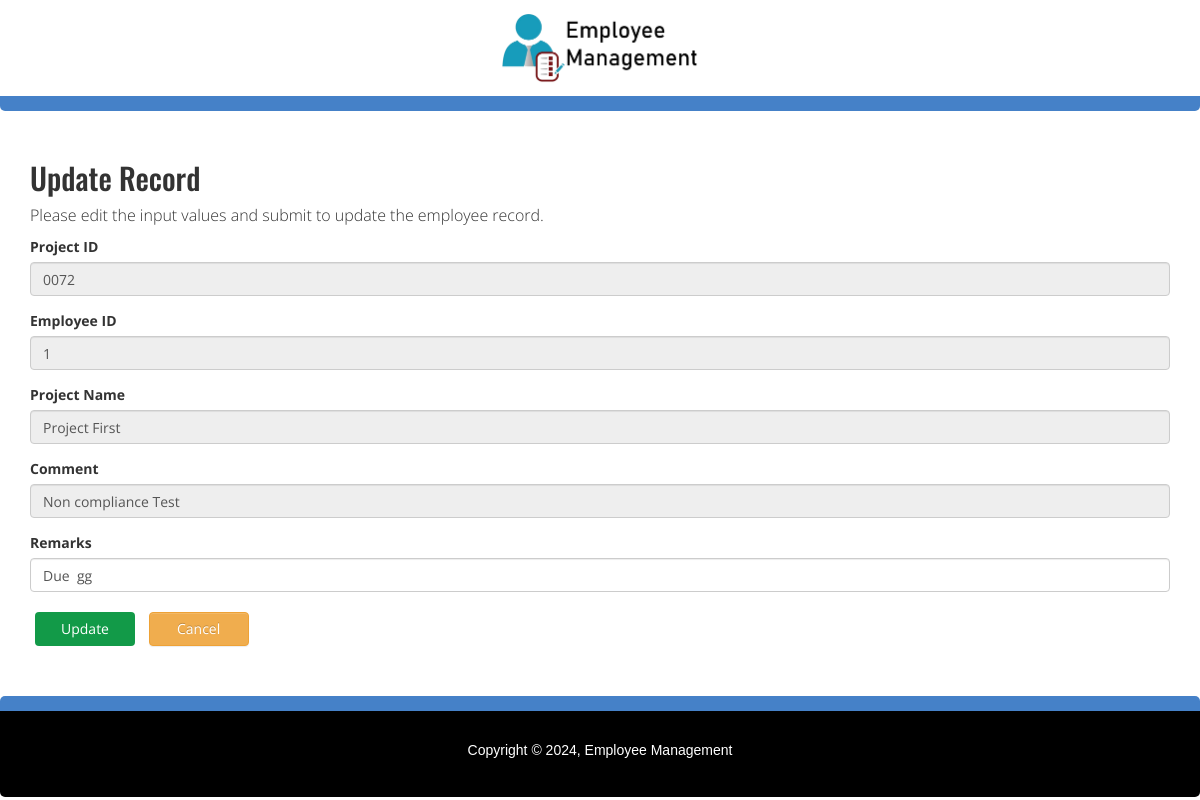
/employee/update.php?id=1, run on the app's committed database.
### tables this page shows
CREATE TABLE `projecttable` (
  `id` int(11) NOT NULL,
  `controlid` varchar(100) NOT NULL,
  `empid` int(11) NOT NULL,
  `projectName` varchar(255) NOT NULL,
  `requirement` varchar(255) NOT NULL,
  `applicable` varchar(255) NOT NULL,
  `duedate` date DEFAULT NULL,
  `noncomp` varchar(255) NOT NULL,
  `remarks` varchar(255) NOT NULL,
  `status` varchar(255) DEFAULT NULL
);

### employee/update.php (the view, shortened to what this page needs)
<?php
$id=$_GET["id"];
include('includes/dbh.php');
$result = mysqli_query($conn, "SELECT * FROM projecttable WHERE id=$id");
?>
<?php
include('includes/header.php');
?>
<div class="header container-fluid">
    <div class="col-md-10 col-md-offset-1">
        <center>
            <img src="images/logo.png" alt="logo here" class="img-responsive">
        </center>
    </div>
    <div class="col-md-4 col-md-offset-4">
    </div>
</div>
<?php
while($row = mysqli_fetch_array($result))
{
    $controlid = $row['controlid'];
    $empid = $row['empid'];
    $projectName = $row['projectName'];
    $noncomp = $row['noncomp'];
    $remarks = $row['remarks'];
}
?>
<div class="container-fluid">
    <div class="container">
        <div class="row">
            <div class="col-md-12">
                <h2 class="mt-5">Update Record</h2>
                <p>Please edit the input values and submit to update the employee record.</p>
                <form action="updated.php" method="post">
                    <div class="form-group">
                        <label>Project ID</label>
                        <input type="text" name="controlid" class="form-control" value="<?php echo $controlid; ?>" readonly>
                    </div>
                    <div class="form-group">
                        <label>Employee ID</label>
                        <input type="text" name="empid" class="form-control" value="<?php echo $empid; ?>" readonly>
                    </div>
                    <div class="form-group">
                        <label>Project Name</label>
                        <input type="text" name="projectName" class="form-control" value="<?php echo $projectName; ?>" readonly>
                    </div>
                    <div class="form-group">
                        <label>Comment</label>
                        <input type="text" name="noncomp" class="form-control" value="<?php echo $noncomp; ?>" readonly>
                    </div>
                    <div class="form-group">
                        <label>Remarks</label>
                        <input type="text" name="remarks" class="form-control" value="<?php echo $remarks; ?>">
                    </div>
                    <button class="btn" type="submit" name="update" >Update</button>
                    <a href="../home" class="btn btn-warning">Cancel</a>
                </form>
            </div>
        </div>
    </div>
</div>
<?php
include('includes/footer.php');
?>

### employee/css/style.css (style rules this page uses)
body { font-family: 'Open Sans', sans-serif!important; }
a { text-decoration: none !important; }
p { font-weight: 300 !important;font-size: 16px;margin: 5px 0 5px;line-height: 23px; }
h1,h2,h3,h4,h5,h6 { font-family: 'Oswald', sans-serif!important; }
.btn { background: #129a48;border: 2px solid #d22828;border-radius: 0.6em;color: #fff;cursor: pointer; font-size: 20px;margin: 5px;padding: 15px 50px;text-decoration: none;text-align: center;width: 100px; }
.form-control { border-radius: 0px; border:2px solid #55555563; box-shadow: inset 0 0px 0px rgba(0,0,0,.075); width: 100%; height: 30px; }
.header { padding: 10px; background: white; color: black; border-bottom:15px solid #4581c8; margin-bottom: 30px; text-align: center; border-radius: 5px; }
.header img { background-color: white; background-repeat: no-repeat; width: auto; height: 75px; border-radius: 5px; }

### data on the page
projecttable: controlid "0072", empid "1", projectName "Project First", noncomp "Non compliance Test", remarks "Due gg"
